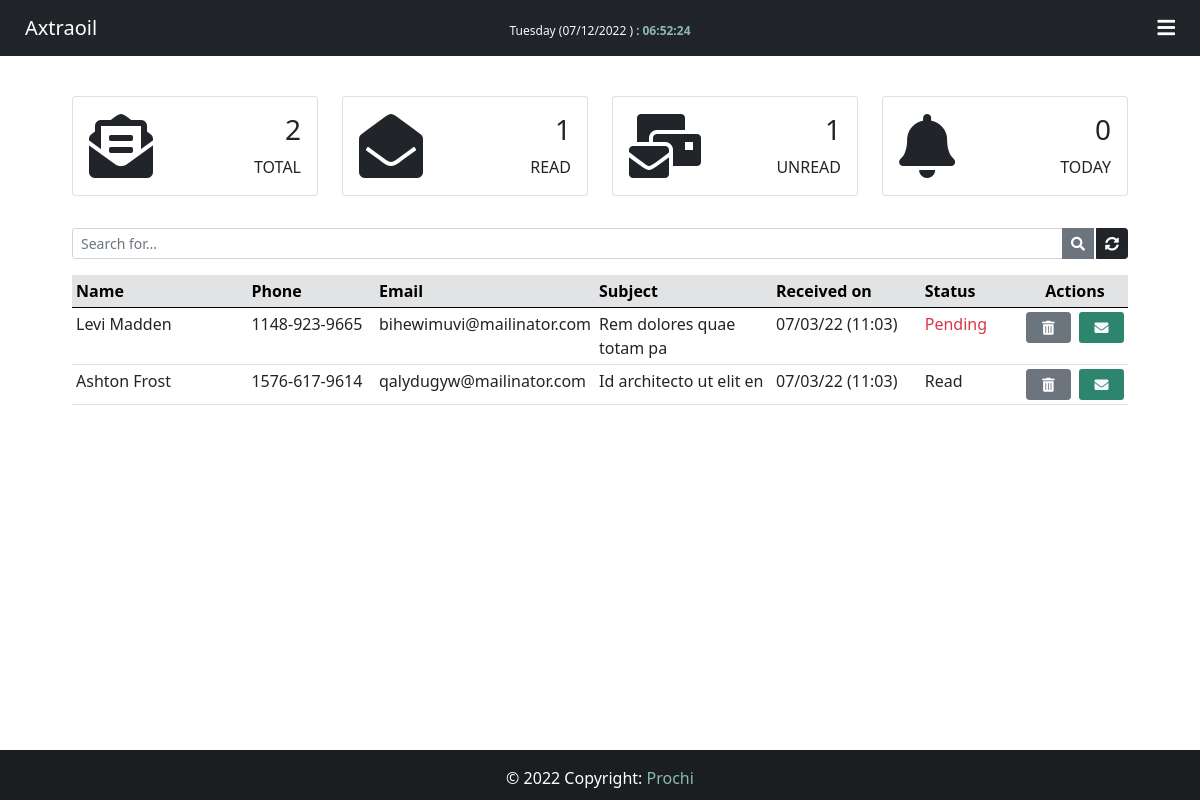
The app's page /inbox/ (signed in), older data.
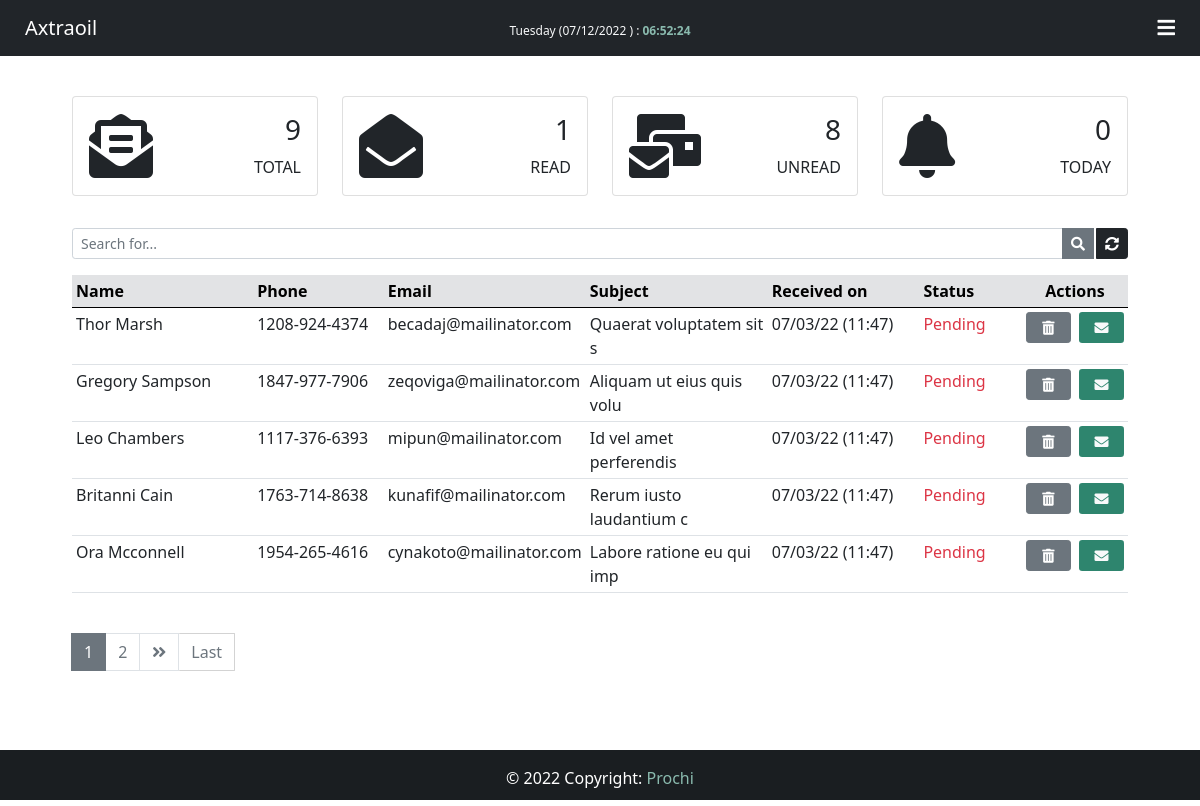
The same page, newer data.
### App/models.py (models this page shows, shortened)
class Customer(models.Model):
    STATUS = (
        ('Pending', 'Pending'),
        ('Read', 'Read'),
    )
    id = models.AutoField(primary_key=True)
    name = models.CharField(max_length=40)
    phone = models.CharField(max_length=30)
    email = models.CharField(max_length=40)
    subject = models.CharField(max_length=25)
    message = models.TextField(max_length=1000)
    file = models.FileField()
    created_at = models.DateTimeField(auto_now_add=True)
    status = models.CharField(max_length=10, choices=STATUS)
    def situation(self):
        if self.status == 'Read':
            return format_html('<span style="color: black">{0}</span>', self.status)
        else:
            return format_html('<span style="color: red">{0}</span>', self.status)
    situation.allow_tags = True

### App/views.py (the view)
# urls.py: path('inbox/', views.inbox, name="inbox"),
@login_required(login_url="login")
@cache_control(no_cache=True, must_revalidate=True, no_store=True)
def inbox(request):
    if 'q' in request.GET:
        q = request.GET['q']
        all_customer_list = Customer.objects.filter(
            Q(name__icontains=q) | Q(phone__icontains=q) |
            Q(email=q) | Q(subject__icontains=q) |
            Q(message__icontains=q) | Q(status__icontains=q)
        ).order_by('-created_at')
    else:
        all_customer_list = Customer.objects.all().order_by('-created_at')
    paginator = Paginator(all_customer_list, 5)
    page = request.GET.get('page')
    all_customer = paginator.get_page(page)
    total = Customer.objects.all().count()
    read = Customer.objects.filter(status='Read')
    pending = Customer.objects.filter(status='Pending')
    base = datetime.now().date()
    today = Customer.objects.filter(created_at__gt = base)
    return render(request, "inbox.html", {'customers':all_customer,
    "total":total, "read":read, "pending":pending, "today":today})

### App/templates/inbox.html (shortened to what this page needs)
{% extends 'base.html' %}
{% block datetime %}
<div class="text-light" id="desk-datetime" style="font-size: 12px; margin-top: 5px;">{% now "l (m/d/Y )" %} :
    <span style="color: #8abaae; font-weight: bold;" id="clock"></span>
</div>
{% endblock datetime %}
{% block content %}
<br>
<div class="container-fluid mt-3" style="width: 90%;">
    <div id="dashboard" class="hidee">
        {% include 'dashboard/dashboard.html' %}
    </div>
    <br>
    <form action="" id="global-search" class="hidee">
        <div class="input-group input-group-sm mb-3">
            <input type="text" name="q" class="form-control input-sm" placeholder="Search for..."
                value="{{ request.GET.q }}">
            <button class="btn btn-secondary" title="Search"><i class="fas fa-search"></i></button>
            <a href="{% url 'inbox' %}" class="btn btn-dark" style="margin-left: 2px;" title="Refresh"><i
                    class="fas fa-sync-alt"></i></a>
        </div>
    </form>
    <div class="col-lg-12 hidee">
        <div style="margin-top: 5px;">
            <table class="table table-sm">
                <thead class="table-secondary">
                    <tr>
                        <th style="width: 18%;">Name</th>
                        <th style="width: 13%;">Phone</th>
                        <th style="width: 18%;">Email</th>
                        <th style="width: 18%;">Subject</th>
                        <th style="width: 15%;">Received on</th>
                        <th style="width: 10%;">Status</th>
                        <th style="width: 8%; text-align: center;" colspan="2">Actions</th>
                    </tr>
                </thead>
                {% for customer in customers %}
                <tr id="chk_td">
                    <td>{{ customer.name }}</td>
                    <td>{{ customer.phone }}</td>
                    <td>{{ customer.email }}</td>
                    <td>{{ customer.subject }}</td>
                    <td>{{ customer.created_at | date:'m/d/y (H:i)' }}</td>
                    {% if customer.status == 'Pending' %}
                    <td class="text-danger">{{ customer.status }}</td>
                    {% else %}
                    <td>{{ customer.status }}</td>
                    {% endif %}
                    <td>
                        <button class="btn btn-secondary btn-sm btn-action" title="Delete message" data-bs-toggle="modal" data-bs-target="#deleteModal{{ customer.pk }}">
                            <i class="fas fa-trash-alt"></i>
                        </button>
                    </td>
                    <td>
                        <a href="/customer/{{ customer.id }}" class="btn text-light btn-sm btn-action" title="Read message" style="background-color: #2e856e;">
                            <i class="fas fa-envelope"></i>
                        </a>
                    </td>
                </tr>
                {% endfor %}
            </table>
        </div>
        <br>
    </div>
    <nav>
        {% if customers.has_other_pages %}
        <ul class="pagination">
            {% for i in customers.paginator.page_range %}
            {% if customers.number == i %}
            <li class="page-item active"><span class="page-link">{{ i }}</span></li>
            {% else %}
            <li class="page-item"><a class="page-link" href="?page={{ i }}">{{ i }}</a></li>
            {% endif %}
            {% endfor %}
            {% if customers.has_next %}
            <li class="page-item"><a class="page-link" href="?page={{ customer.next_page_number }}"><i class="fas fa-angle-double-right"></i></a></li>
            <a href="?pages={{ customers.paginator.num_pages }}" class="btn btn-outline-secondary mb-4" style="border-radius: 1px; border: 1px solid #d3d3d3; border-left: none;">Last</a>
            {% else %}
            <li class="page-item disabled"></li>
            {% endif %}
        </ul>
        {% endif %}
    </nav>
</div>
<br><br><br>
{% endblock content %}

Row changes from the older to the newer data that the page shows:
no longer on this page (row unchanged): Customer: name "Levi Madden", phone "1148-923-9665", email "bihewimuvi@mailinator.com", subject "Rem dolores quae totam pa", created_at "07/03/22 (11:03)", status "Pending"
no longer on this page (row unchanged): Customer: name "Ashton Frost", phone "1576-617-9614", email "qalydugyw@mailinator.com", subject "Id architecto ut elit en", created_at "07/03/22 (11:03)", status "Read"
added Customer: name "Thor Marsh", phone "1208-924-4374", email "becadaj@mailinator.com", subject "Quaerat voluptatem sit s", created_at "07/03/22 (11:47)", status "Pending"
added Customer: name "Gregory Sampson", phone "1847-977-7906", email "zeqoviga@mailinator.com", subject "Aliquam ut eius quis volu", created_at "07/03/22 (11:47)", status "Pending"
added Customer: name "Leo Chambers", phone "1117-376-6393", email "mipun@mailinator.com", subject "Id vel amet perferendis", created_at "07/03/22 (11:47)", status "Pending"
added Customer: name "Britanni Cain", phone "1763-714-8638", email "kunafif@mailinator.com", subject "Rerum iusto laudantium c", created_at "07/03/22 (11:47)", status "Pending"
added Customer: name "Ora Mcconnell", phone "1954-265-4616", email "cynakoto@mailinator.com", subject "Labore ratione eu qui imp", created_at "07/03/22 (11:47)", status "Pending"
Text that changed along with them:
{{ total }}: "2" → "9"
{{ pending.count }}: "1" → "8"
new list line: "1"
new list line: "2"
text now shown: "Last"
